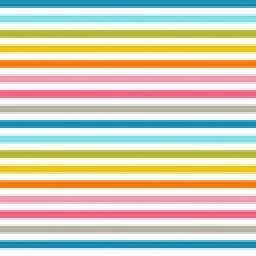
%> input picture praticas/Praticas PDI/PraticaTuany/listras.jpg, 128 x 128 px, shrunk from 400 x 400 before the run, given in place of mulherNeg.jpg, which was not available (shown 2 times larger)
$ octave pratica5.m   (GNU Octave 9; MATLAB toolbox functions it lacks are replaced by stand-ins)
%> lines starting %> are read from the running program, lines starting %| are printed output that depends on the picture; in (x1, y1, x2, y2) boxes, pixels count from 0 and x2, y2 are one past the last pixel; in counts of white or black regions, pixels touching at a corner belong together; the program's own positions count from 1; pictures that were not available may be replaced by others from this repository, and a replacement may not be noted
clear all
close all
pkg load image

im = imread('C:\Users\Tuany Mariah\Google Drive\TADS\2018.1\Processamento Digital de Imagens\praticas\pratica05\mulherNeg.jpg');
%> im is the input picture: size 128x128x3 uint8; mean R, G, B 211, 205.2, 185.4
#figure('Name','Imagem Original: Mulher em Negativo')
#imshow(im)

roi = imread('C:\Users\Tuany Mariah\Google Drive\TADS\2018.1\Processamento Digital de Imagens\praticas\pratica05\ROI_circular.jpg');
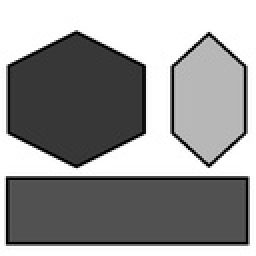
%> input picture praticas/Praticas PDI/PraticaTuany/masc.jpg, 128 x 128 px, shrunk from 400 x 400 before the run, given in place of ROI_circular.jpg, which was not available (shown 2 times larger)
%> roi is the input picture: size 128x128x3 uint8; min 0, max 255, mean 151.9
roi1 = zeros(size(roi,1),size(roi,2));

%%binarizando ROI
for i = 1:size(roi1,1)
  for j = 1: size(roi1, 2)
    if roi(i,j)< 128
      roi1(i,j) = 0;
    else
      roi1(i,j) = 1;
    endif
  endfor
endfor
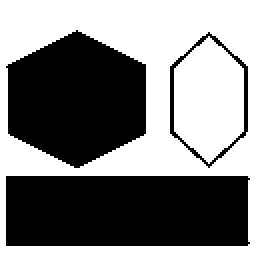
%> roi1: size 128x128 double (shown 2 times larger); values 0 (black) and 1 (white), 50.5% white; 3 black regions, box (x1, y1, x2, y2) and area: (3, 88, 125, 123) 4237, (3, 15, 73, 84) 3572, (85, 16, 124, 84) 301
%figure('Name','Imagem ROI binarizada')
%imshow(roi)

imOpArit = im.* roi1;

#figure('Name','Imagem ROI binarizada')
#imshow(imOpArit)

imBackG = imread('C:\Users\Tuany Mariah\Google Drive\TADS\2018.1\Processamento Digital de Imagens\praticas\pratica05\flores.jpg');
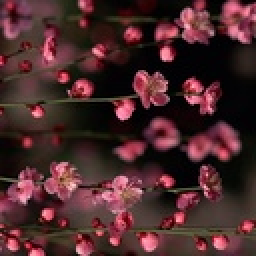
%> input picture praticas/Praticas PDI/PraticaTuany/flores.jpg, 128 x 128 px, shrunk from 400 x 400 before the run (shown 2 times larger)
%> imBackG is the input picture: size 128x128x3 uint8; mean R, G, B 74.6, 40.9, 42.7
#figure('Name','Imagem Flores')
#imshow(imBackG)

imOperConj = max(imOpArit, imBackG);
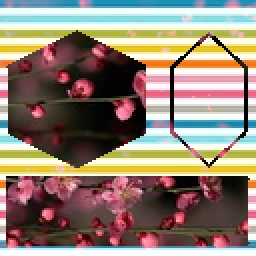
%> imOperConj: size 128x128x3 uint8 (shown 2 times larger); mean R, G, B 146.3, 130.3, 116.6

#figure('Name','Imagem: Operacao com Conjuntos - Uniao')
#imshow(imOperConj)

imOperP2P = 255- imOperConj;
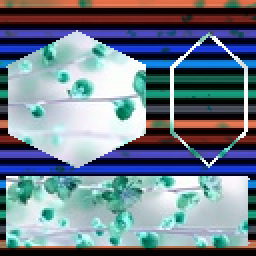
%> imOperP2P: size 128x128x3 uint8 (shown 2 times larger); mean R, G, B 108.7, 124.7, 138.4

#figure('Name','Imagem: Operação Ponto a Ponto - Negativo')
#imshow(imOperP2P)

for i = 1:size(imOperP2P, 1)
  for j = 1:size(imOperP2P,2)
    imTGeo(i,j,:) = imOperP2P(i,(size(imOperP2P,2)+1)-j,:);
  endfor
endfor
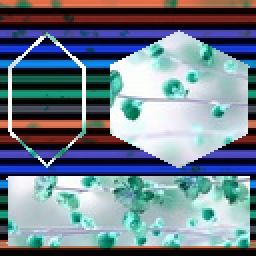
%> imTGeo: size 128x128x3 uint8 (shown 2 times larger); mean R, G, B 108.7, 124.7, 138.4; mean of the top-left, top-right, bottom-left and bottom-right quarters 76.7, 145.9, 125.7, 147.4

#figure('Name','Imagem Espelhada: Transformacao Geometrica – Espelhamento Horizontal')
#imshow(imTGeo)

imSaida = zeros(size(im, 1), size(im, 2), 3);
x=0;
for i = 1:size(imTGeo,1)
  for j = 1: 1:size(imTGeo,2)
    if roi1(i,j) ==0
      imSaida(i,j, :) = 255 -imTGeo(i,j,:);
      else
      x = size(imTGeo,2)-j;
      imSaida = 255 - imOpArit;
    endif
  endfor
endfor
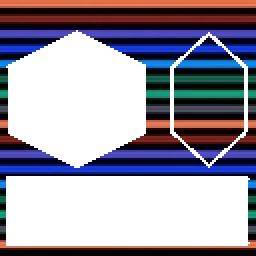
%> imSaida: size 128x128x3 uint8 (shown 2 times larger); mean R, G, B 151.9, 147.8, 162.7
%> after the loop, x = 0
figure('Name','Imagem Teste')
imshow(uint8(imSaida))
imwrite(imSaida, 'C:\Users\Tuany Mariah\Google Drive\TADS\2018.1\Processamento Digital de Imagens\praticas\pratica05\saida.jpg')
